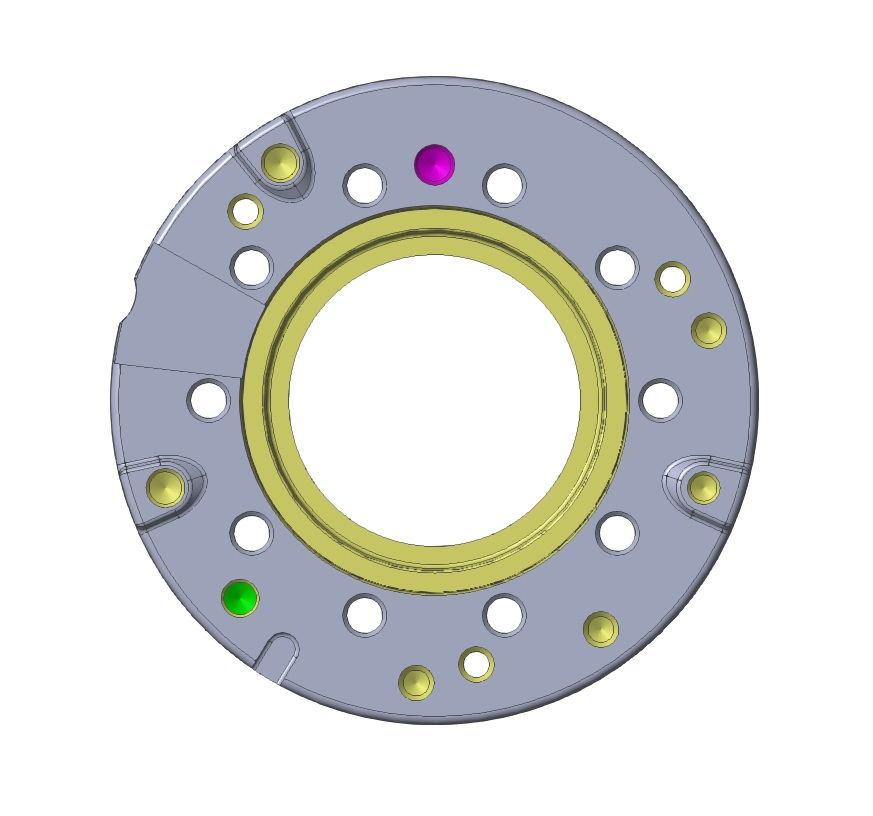
#> input picture ring_cad1.jpg, 873 x 816 px
$ python automatic_edge.py
#> lines starting #> are read from the running program, lines starting #| are printed output that depends on the picture; after the words box and inside, x2 and y2 are one past the last pixel; in counts of white or black regions, pixels touching at a corner belong together
# -*- coding: utf-8 -*-
"""
Created on Thu Apr 20 22:32:34 2017

@author: mauro_suse
"""

# import the necessary packages
import numpy as np
#import argparse
#import glob
import cv2

def auto_canny(image, sigma=0.33):
	# compute the median of the single channel pixel intensities
	v = np.median(image)

	# apply automatic Canny edge detection using the computed median
	lower = int(max(0, (1.0 - sigma) * v))
	upper = int(min(255, (1.0 + sigma) * v))
	edged = cv2.Canny(image, lower, upper)

	# return the edged image
	return edged

 # construct the argument parse and parse the arguments
#ap = argparse.ArgumentParser()
#ap.add_argument("-i", "--images", required=True,
#	help="path to input dataset of images")
#args = vars(ap.parse_args())


# loop over the images
#for imagePath in glob.glob(args["images"] + "/*.jpg"):
	# load the image, convert it to grayscale, and blur it slightly
image = cv2.imread("ring_cad1.jpg")
#> image is the input picture: shape (816, 873, 3); mean B, G, R 219.6, 221.1, 219.7
gray = cv2.cvtColor(image, cv2.COLOR_BGR2GRAY)
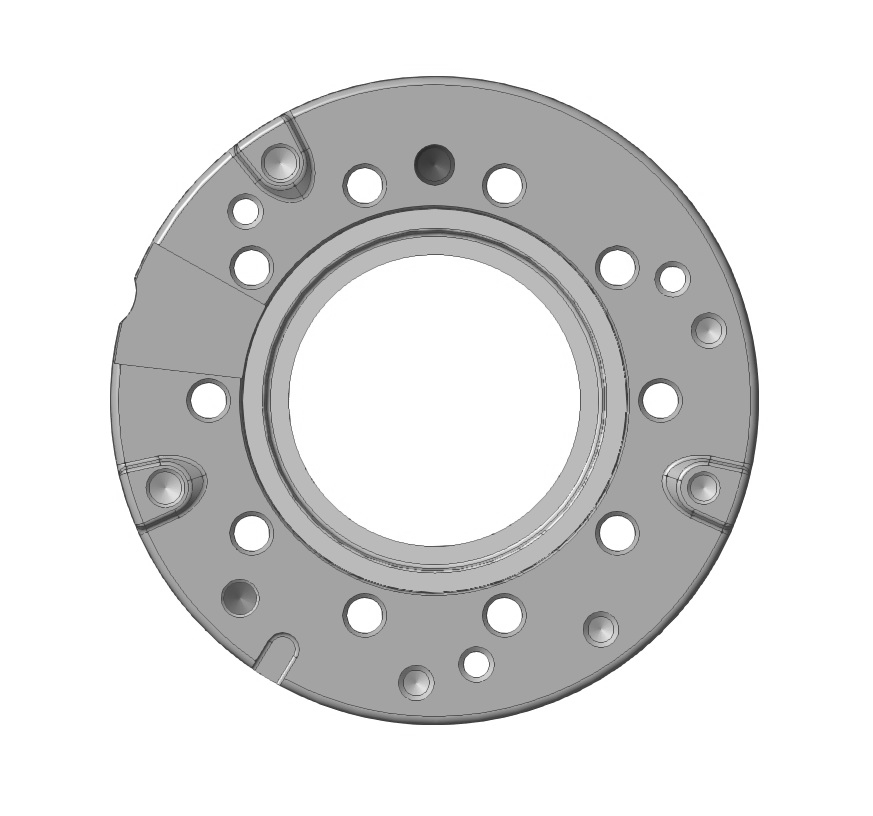
#> gray: shape (816, 873); min 40, max 255, mean 220.6
blurred = cv2.GaussianBlur(gray, (3, 3), 0)

	# apply Canny edge detection using a wide threshold, tight
	# threshold, and automatically determined threshold
wide = cv2.Canny(blurred, 10, 200)
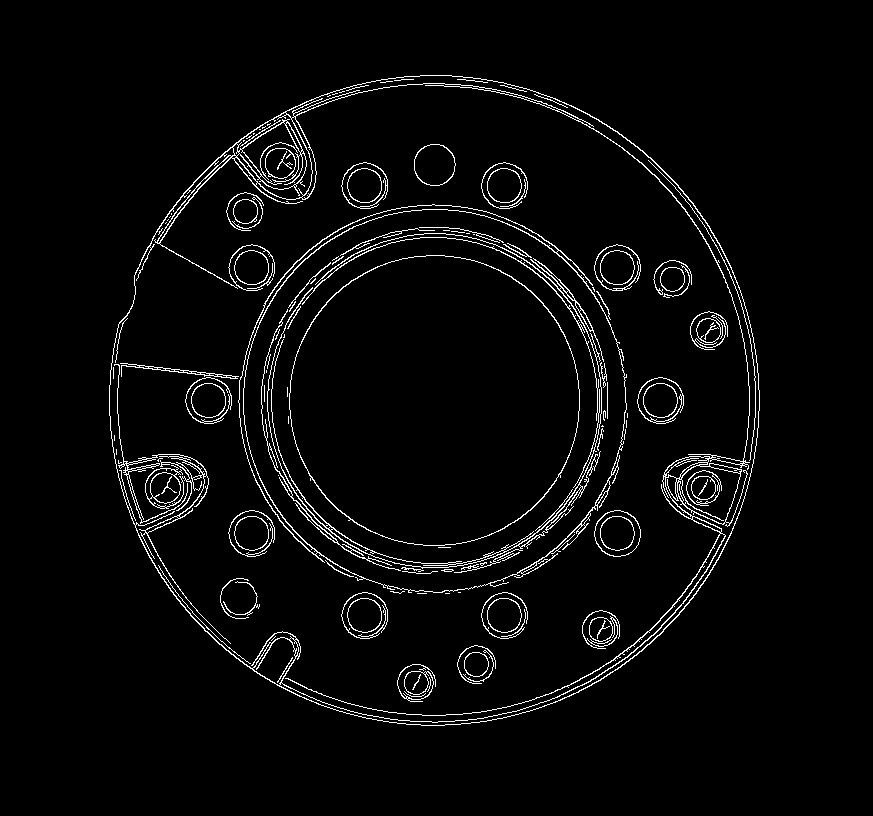
#> wide: shape (816, 873); 3.5% white in thin lines or dots, all inside (x1, y1, x2, y2) = (109, 75, 760, 726)
tight = cv2.Canny(blurred, 225, 250)
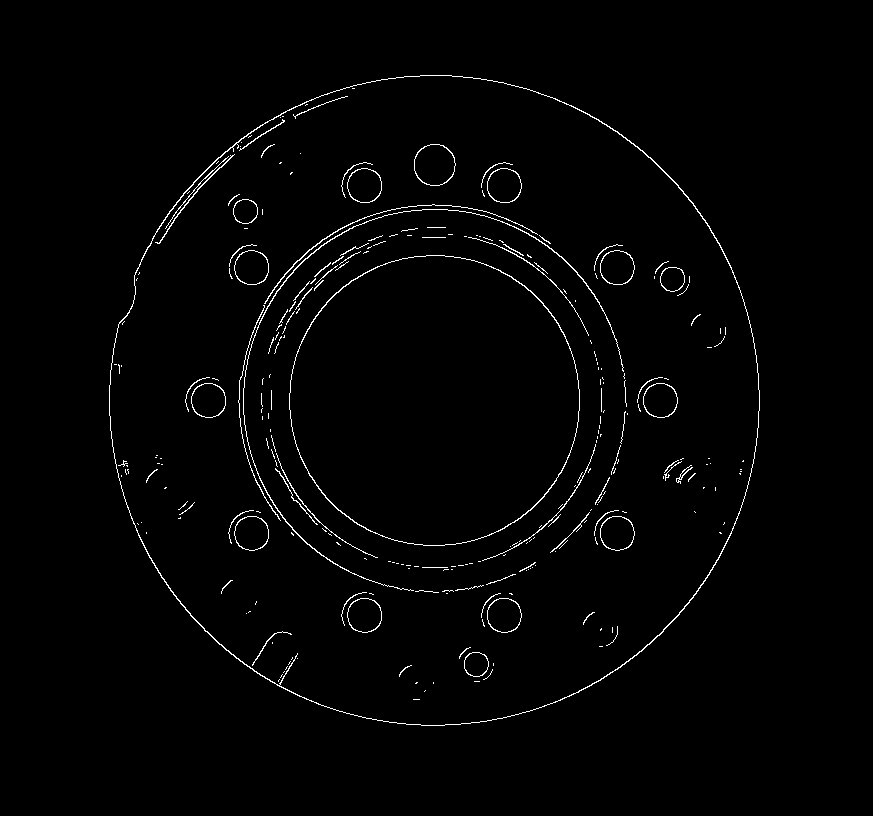
#> tight: shape (816, 873); 1.5% white in thin lines or dots, all inside (x1, y1, x2, y2) = (109, 75, 760, 726)
auto = auto_canny(blurred)
#> in auto_canny, `v = np.median(image)`: v = 255
#> in auto_canny, `lower = int(max(0, (1.0 - sigma) * v))`: lower = 170
#> in auto_canny, `upper = int(min(255, (1.0 + sigma) * v))`: upper = 255
#> in auto_canny, `edged = cv2.Canny(image, lower, upper)`:
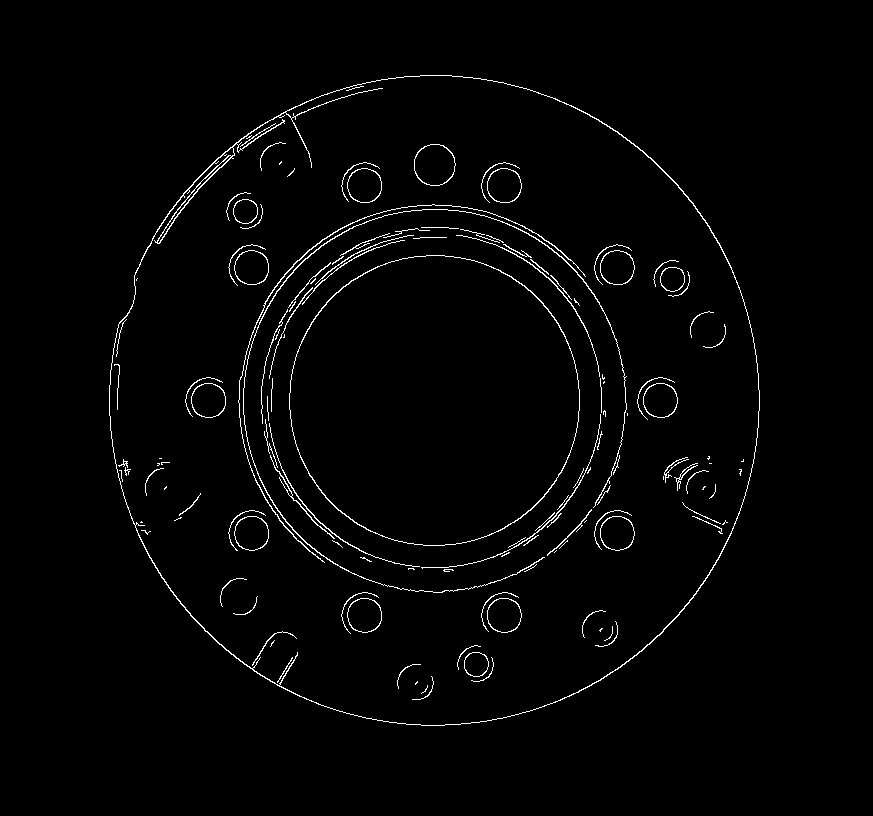
#> edged: shape (816, 873); 1.8% white in thin lines or dots, all inside (x1, y1, x2, y2) = (109, 75, 760, 726)

	# show the images
#cv2.imshow("Original", image)
cv2.imshow("Edges", np.hstack([wide, tight, auto]))
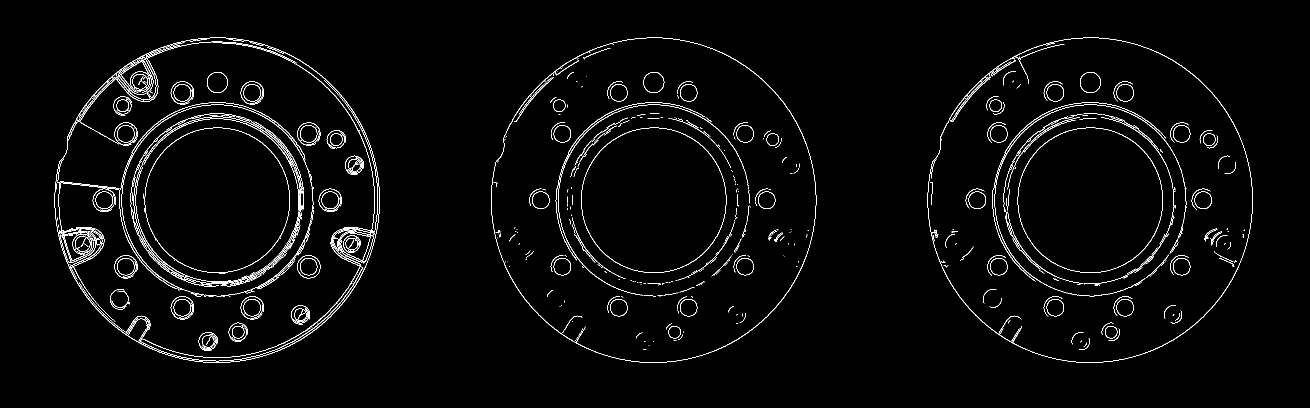
#> window 'Edges': shape (816, 2619) (shown at 1/2 size); 2.3% white in thin lines or dots, all inside (x1, y1, x2, y2) = (109, 75, 2506, 726)

circles = cv2.HoughCircles(gray,cv2.HOUGH_GRADIENT,1,20)
#> circles = 49 rows, first 8: [432.5, 398.5, 322.7], [441.5, 380.5, 304], [425.5, 421.5, 301.8], [446.5, 418.5, 303], [473.5, 454.5, 257.8], [405.5, 380.5, 290.1], [468.5, 342.5, 257.8], [464.5, 387.5, 291.8]

circles = np.uint16(np.around(circles))
#> circles = 49 rows, first 8: [432, 398, 323], [442, 380, 304], [426, 422, 302], [446, 418, 303], [474, 454, 258], [406, 380, 290], [468, 342, 258], [464, 388, 292]
for i in circles[0,:]:
    # draw the outer circle
    cv2.circle(auto,(i[0],i[1]),i[2],(0,255,0),2)
    # draw the center of the circle
    cv2.circle(auto,(i[0],i[1]),2,(0,0,255),3)
#> this loop made 49 passes
#> i on passes 1 to 12: [432, 398, 323], [442, 380, 304], [426, 422, 302], [446, 418, 303], [474, 454, 258], [406, 380, 290], [468, 342, 258], [464, 388, 292], [450, 440, 282], [410, 438, 280], [386, 336, 246], [418, 360, 281]
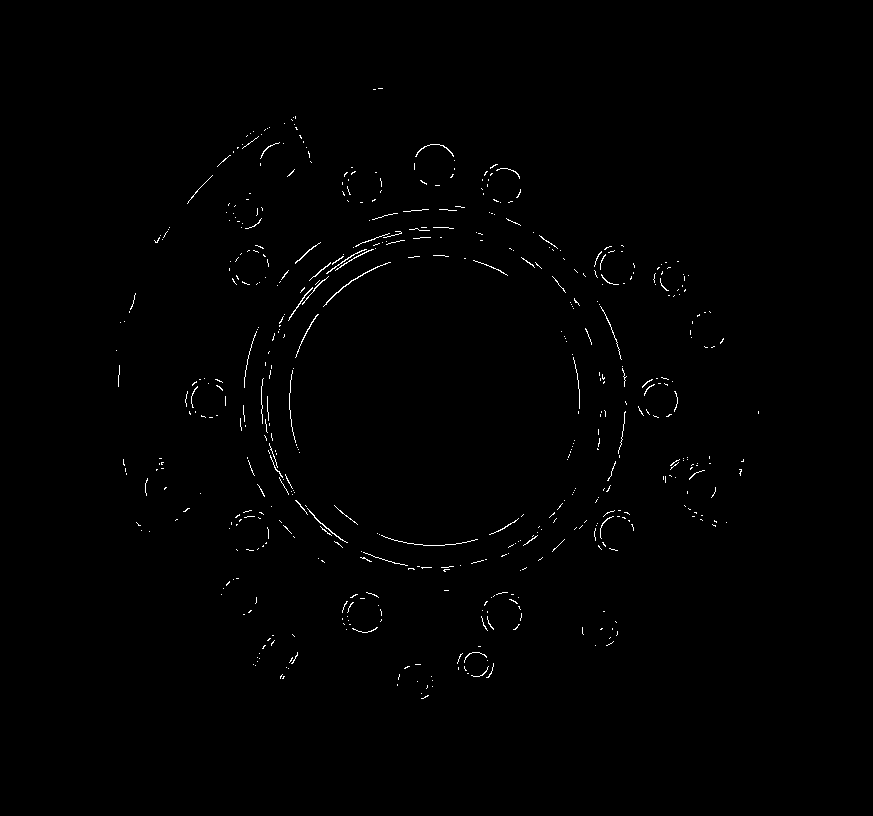
#> auto: shape (816, 873); 0.6% white in thin lines or dots, all inside (x1, y1, x2, y2) = (116, 88, 759, 699)

cv2.imshow('detected circles',auto)
cv2.waitKey(0)
cv2.destroyAllWindows()


cv2.waitKey(0)
